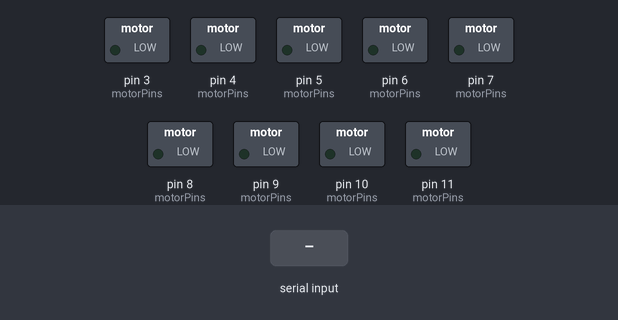
This sketch was run on a simulated Arduino Uno, built with avr-gcc and run on an emulated ATmega328P. Parts: switched loads named in the sketch (green lamp = pin HIGH). The test bench sets the inputs (shaded band).

Above: at 1.2 s.
1.3 s: "90,45,200\n" received over Serial
At 1.6 s:
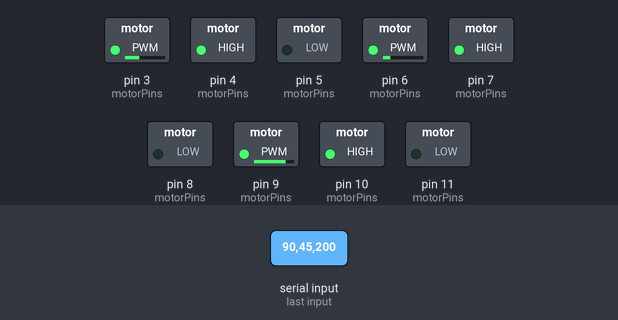
2.8 s: "30,150,10\n" received over Serial
At 3.9 s:
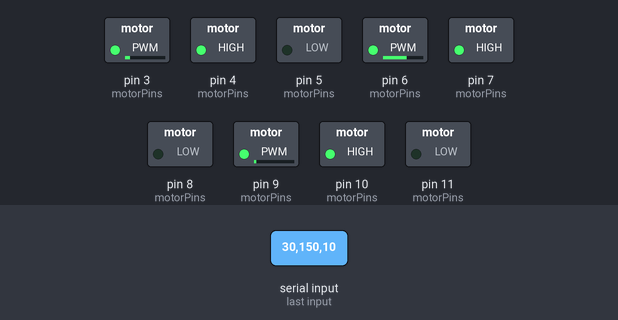
4.3 s: "90,45\n" received over Serial
At 5.0 s:
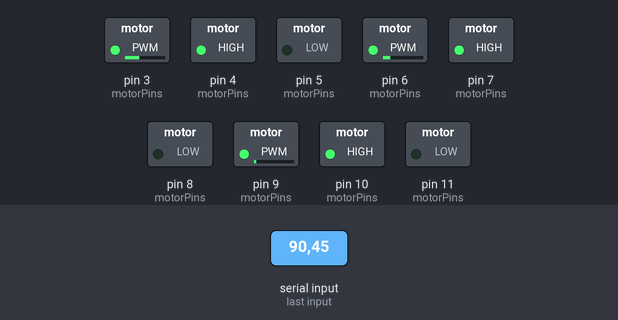
5.8 s: "5\n" received over Serial
At 6.2 s:
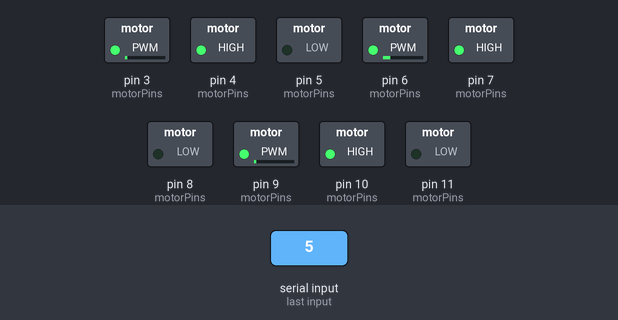
7.3 s: "200\n" received over Serial
At 8.5 s:
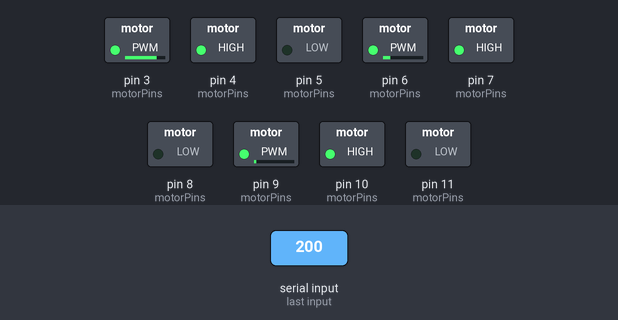
8.8 s: "1,90\n" received over Serial
At 9.7 s:
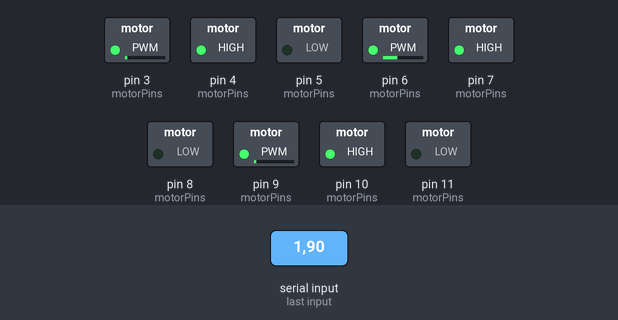
Timing chart, 0 to 11.3 s (numbered marks = the images above; inputs shaded):
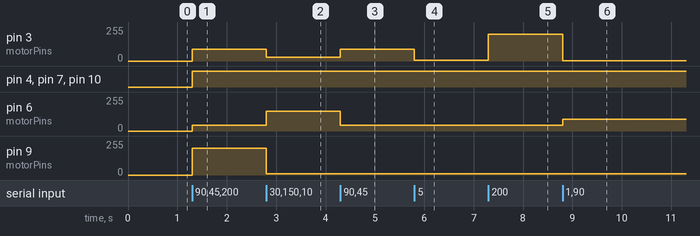

Measured:
- after the input at 1.3 s, pin 3 (motorPins): 0/255 → 90/255 at once; pin 4 (motorPins), pin 7 (motorPins), pin 10 (motorPins): LOW → HIGH at once; pin 6 (motorPins): 0/255 → 45/255 at once; pin 9 (motorPins): 0/255 → 200/255 at once
- after the input at 2.8 s, pin 3 (motorPins): 90/255 → 30/255 at once; pin 6 (motorPins): 45/255 → 150/255 at once; pin 9 (motorPins): 200/255 → 10/255 at once
- after the input at 4.3 s, pin 3 (motorPins): 30/255 → 90/255 at once; pin 6 (motorPins): 150/255 → 45/255 at once
- after the input at 5.8 s, pin 3 (motorPins): 90/255 → 5/255 at once
- after the input at 7.3 s, pin 3 (motorPins): 5/255 → 200/255 at once
- after the input at 8.8 s, pin 3 (motorPins): 200/255 → 1/255 at once; pin 6 (motorPins): 45/255 → 90/255 at once

The sketch:

omni_wheels.ino
```cpp
int motorPins[3][3] = {
  {3, 4, 5},   // Motor1: EN, IN1, IN2
  {6, 7, 8},   // Motor2
  {9, 10, 11}  // Motor3
};

void setup() {
  Serial.begin(115200);
  for (int i = 0; i < 3; i++) {
    pinMode(motorPins[i][0], OUTPUT); // PWM
    pinMode(motorPins[i][1], OUTPUT); // IN1
    pinMode(motorPins[i][2], OUTPUT); // IN2
  }
}

void loop() {
  if (Serial.available()) {
    String input = Serial.readStringUntil('\n');  // "120,-100,50\n"
    input.trim();

    int speeds[3];
    int index = 0;
    char *ptr = strtok((char*)input.c_str(), ",");
    while (ptr != NULL && index < 3) {
      speeds[index++] = atoi(ptr);
      ptr = strtok(NULL, ",");
    }

    for (int i = 0; i < 3; i++) {
      int pwm = abs(speeds[i]);
      pwm = constrain(pwm, 0, 255);
      if (speeds[i] >= 0) {
        digitalWrite(motorPins[i][1], HIGH);
        digitalWrite(motorPins[i][2], LOW);
      } else {
        digitalWrite(motorPins[i][1], LOW);
        digitalWrite(motorPins[i][2], HIGH);
      }
      analogWrite(motorPins[i][0], pwm);
    }
  }
}
```
